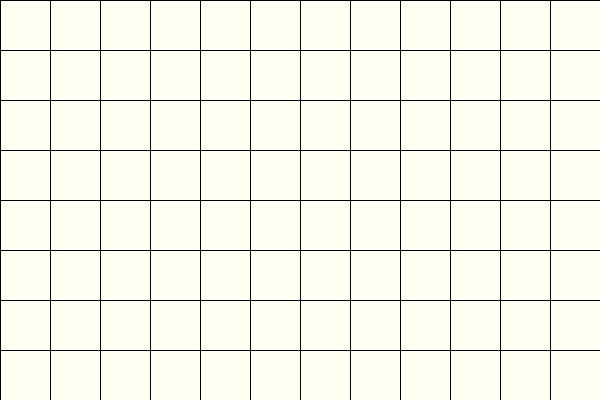
Frame 1 (no input)
Frame 60 (the mouse pressed at the canvas centre just before this capture): identical to frame 1, image omitted
Frame 120 (the mouse held since frame 60 and released just before this capture): identical to frame 1, image omitted

The Processing sketch that drew this single still picture (run headless with seeded random() and noise(); from frame 60 on, the mouse is pressed at the canvas centre):

// Processing sketch: week04_2
// ── week04_2.pde
// week04-2 好玩的程式設計 for for 迴圈 + if 判斷
//Ctrl-N 開新的程式的視窗
void setup(){
  size(600, 400);//視窗大小 600 400
}
void draw(){//畫圖
  for(int y = 0; y < 400; y += 50){//外面for迴圈 對y
    for(int x = 0; x < 600; x += 50){//裡面for迴圈 對x
      if(x < mouseX && mouseX < x+50) fill(#74FFE4);
      else if(y < mouseY && mouseY < y+50) fill(#74FFE4);
      else fill(#FFFFF2);//自己在tool-色彩選擇器 挑色彩
      rect(x, y, 50, 50);
    }
  } 
}
